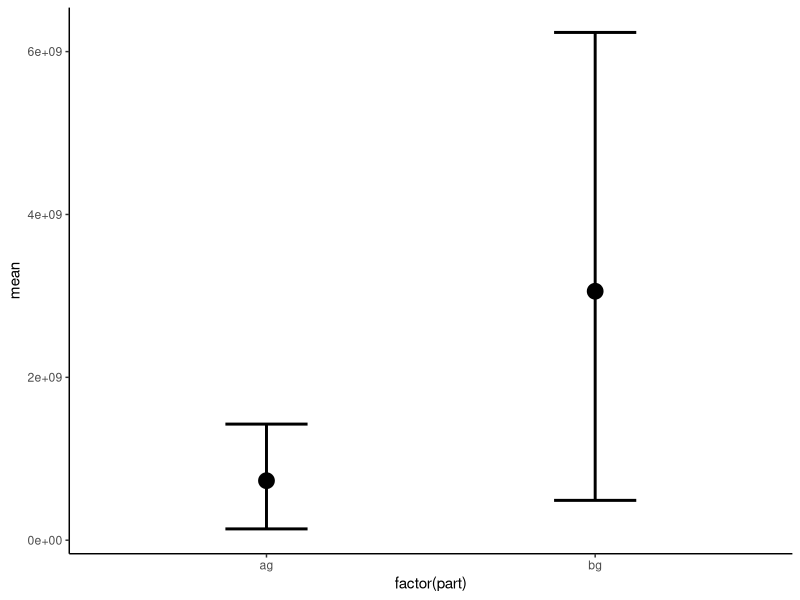

The R source for this figure:
library(truncnorm) # remotes::install_github("olafmersmann/truncnorm")
library(ggplot2)

set.seed(42)

agb_mean <- 47.84 #mean aboveground (ag) biomass (gDW m-2)
agb_sd <- 28.98 #standard deviation of mean ag biomass

bgb_mean <- 191.47 #mean belowground (bg) biomass (gDW m-2)
bgb_sd <- 135.67 #standard deviation of mean bg biomass

n_sample <- 10000000

# create normal distribution values using mean and sd
df_range <- purrr::map_dfr(list(ag = c(agb_mean, agb_sd), bg = c(bgb_mean, bgb_sd)), function(i) {
  
  samples <- truncnorm::rtruncnorm(n = n_sample, mean = i[[1]], sd = i[[2]], a = 0.0)
  
  # get lower and higher 10% and 90% quantiles
  lower <- quantile(x = samples, probs = 0.1)
  upper <- quantile(x = samples, probs = 0.9)
  
  # sample values from lower and upper for each cell, we might need to to this in Rcpp
  n_cells <- 14340940
  
  # calculate sum of all cells for low mean and high
  total_lower <- sum(sample(x = samples[samples < lower], size = n_cells, replace = TRUE))
  
  total_mean = sum(sample(x = samples, size = n_cells, replace = TRUE))

  total_higher <- sum(sample(x =  samples[samples > upper], size = n_cells, replace = TRUE))
  
  data.frame(lower = total_lower, mean = total_mean, higher = total_higher)
  
}, .id = "part")

# tidyr::pivot_longer(df_range, -part, names_to = "range") |> 
ggplot(df_range, aes(x = factor(part))) + 
  geom_errorbar(aes(ymin = lower, ymax = higher), linewidth = 1, width = 0.25) + 
  geom_point(aes(y = mean), shape = 19, size = 5) +
  theme_classic()
